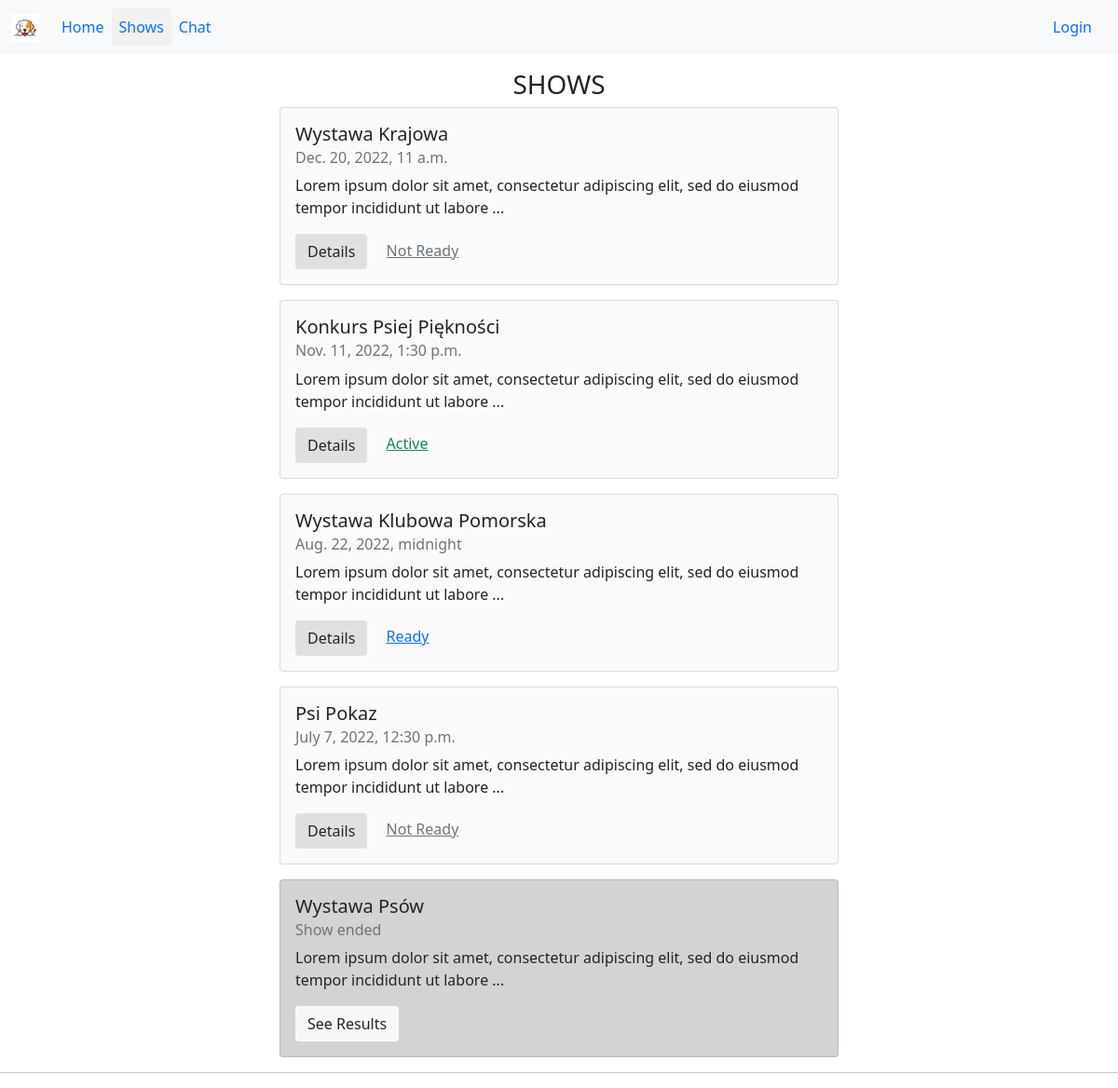
Page /shows/ on the committed database.
### base/models.py (models this page shows, shortened)
class Show(models.Model):
    name = models.CharField(max_length=200, blank=False)
    date = models.DateTimeField(blank=False)
    address = models.CharField(max_length=200, blank=False)
    description = models.TextField()
    dogs = models.ManyToManyField(Dog, related_name='dogs', blank=True)
    referee1 = models.ForeignKey(User, related_name='referee1', on_delete=models.SET_NULL, null=True)
    referee2 = models.ForeignKey(User, related_name='referee2', on_delete=models.SET_NULL, null=True)
    referee3 = models.ForeignKey(User, related_name='referee3', on_delete=models.SET_NULL, null=True)
    active = models.BooleanField(default=False)
    finished = models.BooleanField(default=False)
    class Meta:
        ordering = ['finished', '-date']
    @property
    def dogs_ready(self):
        if self.dogs.all().count() >= 3:
            return True
        else:
            return False

### base/views.py (the view)
# urls.py: path('shows/', views.shows, name='shows'),
def shows(request):
    shows = Show.objects.all()
    page = 'shows'
    context = {
        "shows": shows, "page": page,
    }
    return render(request, 'base/shows.html', context)

### base/templates/base/shows.html
{% extends 'main.html' %}
{% block content %}
<p class="h3 text-center">SHOWS</p>
<div class="d-grid gap-3">
    {% for show in shows %}
    {% if show.finished %}
    <div class="card mx-auto " style="background-color: #d3d3d3; width: 50%;">
        <div class="card-body">
        <h5 class="card-title">{{show.name}}</h5>
        {% if show.finished %}
        <h6 class="card-subtitle mb-2 text-muted">Show ended</h6>
        {% else %}
        <h6 class="card-subtitle mb-2 text-muted">{{show.date}}</h6>
        {% endif %}
        <p class="card-text">{{show.description|slice:":100"}}...</p>
        <a href="{% url 'shows-details' show.id %}" class="card-link btn " style="background-color: #f8f8f8;">See Results</a>
    {% else %}
    <div class="card mx-auto " style="background-color: #fafafa; width: 50%;">
        <div class="card-body">
        <h5 class="card-title">{{show.name}}</h5>
        <h6 class="card-subtitle mb-2 text-muted">{{show.date}}</h6>
        <p class="card-text">{{show.description|slice:":100"}}...</p>
        <a href="{% url 'shows-details' show.id %}" class="card-link btn " style="background-color: #e0e0e0;">Details</a>
        {% if show.active %}
        <a href="#" class="card-link link-success">Active</a>
        {% else %}
        {% if show.referee1 != None and show.referee2 != None and show.referee3 != None and show.dogs_ready %}
        <a href="#" class="card-link">Ready</a>
        {% else %}
        <a href="#" class="card-link link-secondary">Not Ready</a>
        {% endif %}
        {% endif %}
    {% endif %}
        </div>
    </div>
    {% endfor %}
</div>
<hr>
{% endblock content %}

### rows in the picture
Show: name "Wystawa Krajowa", date "Dec. 20, 2022, 11 a.m.", description "Lorem ipsum dolor sit amet, consectetur adipiscing elit, sed do eiusmod tempor incididunt ut labore", active "Not Ready"
Show: name "Konkurs Psiej Piękności", date "Nov. 11, 2022, 1:30 p.m.", description "Lorem ipsum dolor sit amet, consectetur adipiscing elit, sed do eiusmod tempor incididunt ut labore", active "Active"
Show: name "Wystawa Klubowa Pomorska", date "Aug. 22, 2022, midnight", description "Lorem ipsum dolor sit amet, consectetur adipiscing elit, sed do eiusmod tempor incididunt ut labore", active "Ready"
Show: name "Psi Pokaz", date "July 7, 2022, 12:30 p.m.", description "Lorem ipsum dolor sit amet, consectetur adipiscing elit, sed do eiusmod tempor incididunt ut labore", active "Not Ready"
Show: name "Wystawa Psów", finished "Show ended", description "Lorem ipsum dolor sit amet, consectetur adipiscing elit, sed do eiusmod tempor incididunt ut labore"
